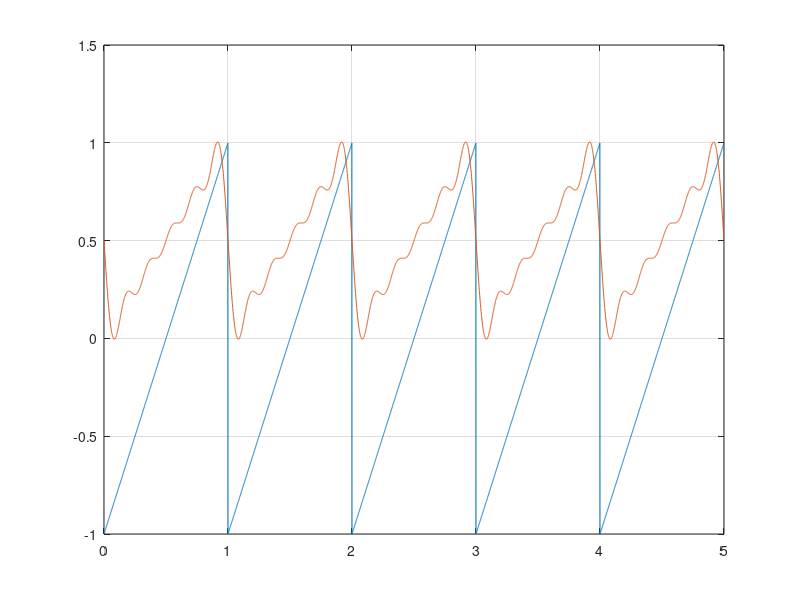

Source code (MATLAB):
freq = 1; % Sawtooth frequency 1Hz
T = 5*freq; % Generate 5 periods of the function
fs = 1000; % Sampling Rate

t = 0:1/fs:T-1/fs;
x = sawtooth(2*pi*freq*t);
plot(t,x)

%Answer:

%Define "freq", "T", "fs", and "t" the same way as in the sawtooth function

freq = 1; % Sawtooth frequency 1Hz
T = 5*freq; % Generate 5 periods of the function
fs = 1000; % Sampling Rate
t = 0:1/fs:T-1/fs;

output = 0;
n=5;

%Create a for loop for 1 to n (i.e. the number of harmonics)

for i=1:n
    output = output+(1/i)*sin((i*pi*t)/0.5);
end 

%(1/i)*sin((i*pi*t)/0.5) is the Fourier transformation inside the Summation

output = 0.5-(1/pi)*(output) ;

%0.5-(1/pi)*(output) is the linear transformation of the series outside the
%summation

hold on
plot(t, output)
hold off
grid on